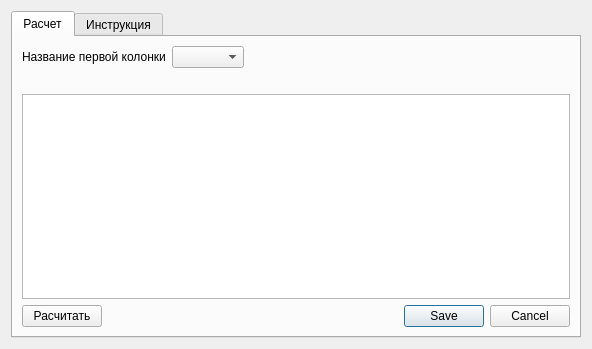
<?xml version="1.0" encoding="UTF-8"?>
<ui version="4.0">
 <class>GeometricalAreaDialogBase</class>
 <widget class="QDialog" name="GeometricalAreaDialogBase">
  <property name="geometry">
   <rect>
    <x>0</x>
    <y>0</y>
    <width>592</width>
    <height>349</height>
   </rect>
  </property>
  <property name="windowTitle">
   <string>Setup GeoArea</string>
  </property>
  <layout class="QGridLayout" name="gridLayout_2">
   <item row="0" column="0">
    <widget class="QTabWidget" name="tabWidget">
     <property name="sizePolicy">
      <sizepolicy hsizetype="Minimum" vsizetype="Expanding">
       <horstretch>0</horstretch>
       <verstretch>0</verstretch>
      </sizepolicy>
     </property>
     <property name="currentIndex">
      <number>0</number>
     </property>
     <widget class="QWidget" name="tab">
      <attribute name="title">
       <string>Расчет</string>
      </attribute>
      <layout class="QGridLayout" name="gridLayout_3">
       <item row="0" column="0">
        <layout class="QGridLayout" name="gridLayout" rowstretch="0,0,0,0,0" columnstretch="0,0,0">
         <item row="1" column="2">
          <spacer name="horizontalSpacer_2">
           <property name="orientation">
            <enum>Qt::Horizontal</enum>
           </property>
           <property name="sizeHint" stdset="0">
            <size>
             <width>40</width>
             <height>20</height>
            </size>
           </property>
          </spacer>
         </item>
         <item row="0" column="2">
          <spacer name="horizontalSpacer">
           <property name="orientation">
            <enum>Qt::Horizontal</enum>
           </property>
           <property name="sizeHint" stdset="0">
            <size>
             <width>40</width>
             <height>20</height>
            </size>
           </property>
          </spacer>
         </item>
         <item row="0" column="0">
          <widget class="QLabel" name="label">
           <property name="text">
            <string>Название первой колонки</string>
           </property>
          </widget>
         </item>
         <item row="3" column="0" colspan="3">
          <widget class="QTableWidget" name="tableWidget">
           <property name="sizeAdjustPolicy">
            <enum>QAbstractScrollArea::AdjustToContents</enum>
           </property>
          </widget>
         </item>
         <item row="4" column="2">
          <widget class="QDialogButtonBox" name="button_box">
           <property name="orientation">
            <enum>Qt::Horizontal</enum>
           </property>
           <property name="standardButtons">
            <set>QDialogButtonBox::Cancel|QDialogButtonBox::Save</set>
           </property>
          </widget>
         </item>
         <item row="4" column="0" colspan="2">
          <widget class="QPushButton" name="btnCalculate">
           <property name="sizePolicy">
            <sizepolicy hsizetype="Fixed" vsizetype="Minimum">
             <horstretch>0</horstretch>
             <verstretch>0</verstretch>
            </sizepolicy>
           </property>
           <property name="text">
            <string>Расчитать</string>
           </property>
          </widget>
         </item>
         <item row="0" column="1">
          <widget class="QComboBox" name="cbPrimarykey">
           <property name="sizePolicy">
            <sizepolicy hsizetype="Minimum" vsizetype="Minimum">
             <horstretch>0</horstretch>
             <verstretch>0</verstretch>
            </sizepolicy>
           </property>
           <property name="maximumSize">
            <size>
             <width>16777215</width>
             <height>16777215</height>
            </size>
           </property>
           <property name="contextMenuPolicy">
            <enum>Qt::CustomContextMenu</enum>
           </property>
           <property name="styleSheet">
            <string notr="true">combobox-popup: 0;</string>
           </property>
           <property name="editable">
            <bool>false</bool>
           </property>
           <property name="maxVisibleItems">
            <number>5</number>
           </property>
           <property name="sizeAdjustPolicy">
            <enum>QComboBox::AdjustToContents</enum>
           </property>
          </widget>
         </item>
        </layout>
       </item>
      </layout>
     </widget>
     <widget class="QWidget" name="tab_2">
      <attribute name="title">
       <string>Инструкция</string>
      </attribute>
      <layout class="QGridLayout" name="gridLayout_5">
       <item row="0" column="0">
        <layout class="QGridLayout" name="gridLayout_4">
         <item row="0" column="0">
          <widget class="QTextEdit" name="textEdit">
           <property name="readOnly">
            <bool>true</bool>
           </property>
           <property name="html">
            <string>&lt;!DOCTYPE HTML PUBLIC &quot;-//W3C//DTD HTML 4.0//EN&quot; &quot;http://www.w3.org/TR/REC-html40/strict.dtd&quot;&gt;
&lt;html&gt;&lt;head&gt;&lt;meta name=&quot;qrichtext&quot; content=&quot;1&quot; /&gt;&lt;style type=&quot;text/css&quot;&gt;
p, li { white-space: pre-wrap; }
&lt;/style&gt;&lt;/head&gt;&lt;body style=&quot; font-family:'MS Shell Dlg 2'; font-size:8.25pt; font-weight:400; font-style:normal;&quot;&gt;
&lt;p align=&quot;justify&quot; style=&quot; margin-top:0px; margin-bottom:0px; margin-left:0px; margin-right:0px; -qt-block-indent:0; text-indent:0px;&quot;&gt;&lt;span style=&quot; font-size:10pt;&quot;&gt;Расчет геометрической площади. Инструкция.&lt;/span&gt;&lt;/p&gt;
&lt;p align=&quot;justify&quot; style=&quot;-qt-paragraph-type:empty; margin-top:0px; margin-bottom:0px; margin-left:0px; margin-right:0px; -qt-block-indent:0; text-indent:0px; font-size:10pt;&quot;&gt;&lt;br /&gt;&lt;/p&gt;
&lt;p align=&quot;justify&quot; style=&quot; margin-top:0px; margin-bottom:0px; margin-left:0px; margin-right:0px; -qt-block-indent:0; text-indent:0px;&quot;&gt;&lt;span style=&quot; font-size:10pt;&quot;&gt;Расчет геометрической площади происходит по одному выбранному слою. Если необходимо расчитать по другому слою. То плагин нужно закрыть и открыть заново с уже другим выбранным слоем.&lt;/span&gt;&lt;/p&gt;
&lt;p align=&quot;justify&quot; style=&quot;-qt-paragraph-type:empty; margin-top:0px; margin-bottom:0px; margin-left:0px; margin-right:0px; -qt-block-indent:0; text-indent:0px; font-size:10pt;&quot;&gt;&lt;br /&gt;&lt;/p&gt;
&lt;p align=&quot;justify&quot; style=&quot; margin-top:0px; margin-bottom:0px; margin-left:0px; margin-right:0px; -qt-block-indent:0; text-indent:0px;&quot;&gt;&lt;span style=&quot; font-size:10pt;&quot;&gt;Выбранный слой пишется в шапке окна плагина.&lt;/span&gt;&lt;/p&gt;
&lt;p align=&quot;justify&quot; style=&quot;-qt-paragraph-type:empty; margin-top:0px; margin-bottom:0px; margin-left:0px; margin-right:0px; -qt-block-indent:0; text-indent:0px; font-size:10pt;&quot;&gt;&lt;br /&gt;&lt;/p&gt;
&lt;p align=&quot;justify&quot; style=&quot; margin-top:0px; margin-bottom:0px; margin-left:0px; margin-right:0px; -qt-block-indent:0; text-indent:0px;&quot;&gt;&lt;span style=&quot; font-size:10pt;&quot;&gt;Выпадающий список нужен, чтобы облегчить понимания того, у какого объекта была расчитана геометрическая площадь.&lt;/span&gt;&lt;/p&gt;
&lt;p align=&quot;justify&quot; style=&quot;-qt-paragraph-type:empty; margin-top:0px; margin-bottom:0px; margin-left:0px; margin-right:0px; -qt-block-indent:0; text-indent:0px; font-size:10pt;&quot;&gt;&lt;br /&gt;&lt;/p&gt;
&lt;p align=&quot;justify&quot; style=&quot; margin-top:0px; margin-bottom:0px; margin-left:0px; margin-right:0px; -qt-block-indent:0; text-indent:0px;&quot;&gt;&lt;span style=&quot; font-size:10pt;&quot;&gt;Если для геометрической площади в шейп файле (Файл с расширением .shape) нет необходимого поля. То его нужно добавить с именем &amp;quot;AreaGeom&amp;quot;. Или изменить имя у уже существующего поля.&lt;/span&gt;&lt;/p&gt;
&lt;p align=&quot;justify&quot; style=&quot;-qt-paragraph-type:empty; margin-top:0px; margin-bottom:0px; margin-left:0px; margin-right:0px; -qt-block-indent:0; text-indent:0px; font-size:10pt;&quot;&gt;&lt;br /&gt;&lt;/p&gt;
&lt;p align=&quot;justify&quot; style=&quot; margin-top:0px; margin-bottom:0px; margin-left:0px; margin-right:0px; -qt-block-indent:0; text-indent:0px;&quot;&gt;&lt;span style=&quot; font-size:10pt;&quot;&gt;Также поле с геометрической площадью должно иметь тип (Колонка &amp;quot;Type name&amp;quot; в свойствах поля) Real.&lt;/span&gt;&lt;/p&gt;
&lt;p align=&quot;justify&quot; style=&quot;-qt-paragraph-type:empty; margin-top:0px; margin-bottom:0px; margin-left:0px; margin-right:0px; -qt-block-indent:0; text-indent:0px; font-size:10pt;&quot;&gt;&lt;br /&gt;&lt;/p&gt;
&lt;p align=&quot;justify&quot; style=&quot; margin-top:0px; margin-bottom:0px; margin-left:0px; margin-right:0px; -qt-block-indent:0; text-indent:0px;&quot;&gt;&lt;span style=&quot; font-size:10pt;&quot;&gt;Кнопка &amp;quot;Расчет&amp;quot; отвечает за расчет геометрической площади у выделенных объектов.&lt;/span&gt;&lt;/p&gt;
&lt;p align=&quot;justify&quot; style=&quot;-qt-paragraph-type:empty; margin-top:0px; margin-bottom:0px; margin-left:0px; margin-right:0px; -qt-block-indent:0; text-indent:0px; font-size:10pt;&quot;&gt;&lt;br /&gt;&lt;/p&gt;
&lt;p align=&quot;justify&quot; style=&quot; margin-top:0px; margin-bottom:0px; margin-left:0px; margin-right:0px; -qt-block-indent:0; text-indent:0px;&quot;&gt;&lt;span style=&quot; font-size:10pt;&quot;&gt;При нажатии на кнопку &amp;quot;Сохранить&amp;quot; выбранный слой переходит в режим редактирования и у выделенных объектов изменяется значение в поле &amp;quot;AreaGeom&amp;quot;.&lt;/span&gt;&lt;/p&gt;
&lt;p align=&quot;justify&quot; style=&quot;-qt-paragraph-type:empty; margin-top:0px; margin-bottom:0px; margin-left:0px; margin-right:0px; -qt-block-indent:0; text-indent:0px; font-size:10pt;&quot;&gt;&lt;br /&gt;&lt;/p&gt;
&lt;p align=&quot;justify&quot; style=&quot; margin-top:0px; margin-bottom:0px; margin-left:0px; margin-right:0px; -qt-block-indent:0; text-indent:0px;&quot;&gt;&lt;span style=&quot; font-size:10pt;&quot;&gt;ВНИМАНИЕ!!!!&lt;/span&gt;&lt;/p&gt;
&lt;p align=&quot;justify&quot; style=&quot; margin-top:0px; margin-bottom:0px; margin-left:0px; margin-right:0px; -qt-block-indent:0; text-indent:0px;&quot;&gt;&lt;span style=&quot; font-size:10pt;&quot;&gt;Чтобы сохранить изменения необходимо после кнопки &amp;quot;Сохранить&amp;quot;, сохранить слой с изменениями!!!&lt;/span&gt;&lt;/p&gt;
&lt;p align=&quot;justify&quot; style=&quot;-qt-paragraph-type:empty; margin-top:0px; margin-bottom:0px; margin-left:0px; margin-right:0px; -qt-block-indent:0; text-indent:0px; font-size:10pt;&quot;&gt;&lt;br /&gt;&lt;/p&gt;
&lt;p align=&quot;justify&quot; style=&quot; margin-top:0px; margin-bottom:0px; margin-left:0px; margin-right:0px; -qt-block-indent:0; text-indent:0px;&quot;&gt;&lt;span style=&quot; font-size:10pt;&quot;&gt;Сделано было так, потому что с этим слоем еще может вестись работа и не хотелось бы, чтобы в не нужный момент было произведено сохранение.&lt;/span&gt;&lt;/p&gt;
&lt;p align=&quot;justify&quot; style=&quot; margin-top:0px; margin-bottom:0px; margin-left:0px; margin-right:0px; -qt-block-indent:0; text-indent:0px;&quot;&gt;&lt;span style=&quot; font-size:10pt;&quot;&gt;Если что то можно изменить, чтобы при нажатии на кнопку &amp;quot;Сохранить&amp;quot;, также сохранялся и слой.&lt;/span&gt;&lt;/p&gt;
&lt;p style=&quot;-qt-paragraph-type:empty; margin-top:0px; margin-bottom:0px; margin-left:0px; margin-right:0px; -qt-block-indent:0; text-indent:0px; font-size:10pt;&quot;&gt;&lt;br /&gt;&lt;/p&gt;&lt;/body&gt;&lt;/html&gt;</string>
           </property>
          </widget>
         </item>
        </layout>
       </item>
      </layout>
     </widget>
    </widget>
   </item>
  </layout>
 </widget>
 <resources/>
 <connections>
  <connection>
   <sender>button_box</sender>
   <signal>accepted()</signal>
   <receiver>GeometricalAreaDialogBase</receiver>
   <slot>accept()</slot>
   <hints>
    <hint type="sourcelabel">
     <x>20</x>
     <y>20</y>
    </hint>
    <hint type="destinationlabel">
     <x>20</x>
     <y>20</y>
    </hint>
   </hints>
  </connection>
  <connection>
   <sender>button_box</sender>
   <signal>rejected()</signal>
   <receiver>GeometricalAreaDialogBase</receiver>
   <slot>reject()</slot>
   <hints>
    <hint type="sourcelabel">
     <x>20</x>
     <y>20</y>
    </hint>
    <hint type="destinationlabel">
     <x>20</x>
     <y>20</y>
    </hint>
   </hints>
  </connection>
 </connections>
</ui>
